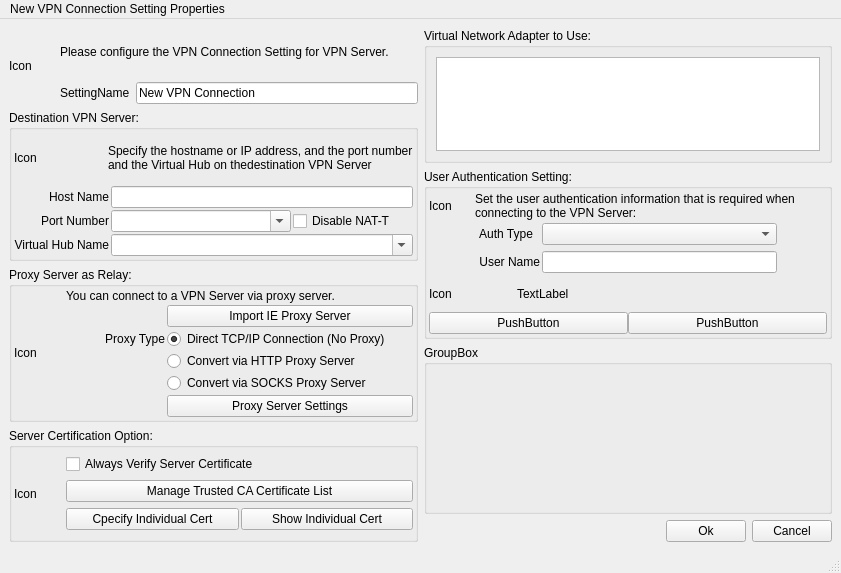
<?xml version="1.0" encoding="UTF-8"?>
<ui version="4.0">
 <class>newVpnConSettingWindow</class>
 <widget class="QMainWindow" name="newVpnConSettingWindow">
  <property name="geometry">
   <rect>
    <x>0</x>
    <y>0</y>
    <width>841</width>
    <height>573</height>
   </rect>
  </property>
  <property name="windowTitle">
   <string>MainWindow</string>
  </property>
  <widget class="QWidget" name="centralwidget">
   <layout class="QHBoxLayout" name="horizontalLayout_2" stretch="1,1">
    <item>
     <layout class="QVBoxLayout" name="verticalLayout_1" stretch="2,4,4,3">
      <item>
       <layout class="QHBoxLayout" name="horizontalLayout" stretch="1,8">
        <item>
         <widget class="QLabel" name="labelIcon_1">
          <property name="text">
           <string>Icon</string>
          </property>
         </widget>
        </item>
        <item>
         <layout class="QVBoxLayout" name="verticalLayout" stretch="1,1">
          <item>
           <widget class="QLabel" name="labelTitle_1">
            <property name="text">
             <string>Please configure the VPN Connection Setting for VPN Server.</string>
            </property>
           </widget>
          </item>
          <item>
           <layout class="QGridLayout" name="gridLayout">
            <item row="0" column="1">
             <widget class="QLineEdit" name="lineEditSettingName">
              <property name="text">
               <string>New VPN Connection</string>
              </property>
             </widget>
            </item>
            <item row="0" column="0">
             <widget class="QLabel" name="labelSettingName">
              <property name="text">
               <string>SettingName</string>
              </property>
             </widget>
            </item>
           </layout>
          </item>
         </layout>
        </item>
       </layout>
      </item>
      <item>
       <widget class="QGroupBox" name="groupBoxDestVpnServer">
        <property name="title">
         <string>Destination VPN Server:</string>
        </property>
        <layout class="QVBoxLayout" name="verticalLayout_3" stretch="2,3">
         <property name="spacing">
          <number>2</number>
         </property>
         <property name="leftMargin">
          <number>2</number>
         </property>
         <property name="topMargin">
          <number>2</number>
         </property>
         <property name="rightMargin">
          <number>2</number>
         </property>
         <property name="bottomMargin">
          <number>2</number>
         </property>
         <item>
          <layout class="QHBoxLayout" name="horizontalLayout_3" stretch="1,0">
           <property name="spacing">
            <number>0</number>
           </property>
           <item>
            <widget class="QLabel" name="labelIcon_2">
             <property name="text">
              <string>Icon</string>
             </property>
            </widget>
           </item>
           <item>
            <widget class="QLabel" name="labelTitle_2">
             <property name="text">
              <string>Specify the hostname or IP address, and the port number
and the Virtual Hub on thedestination VPN Server</string>
             </property>
             <property name="textFormat">
              <enum>Qt::AutoText</enum>
             </property>
            </widget>
           </item>
          </layout>
         </item>
         <item>
          <layout class="QGridLayout" name="gridLayout_2">
           <item row="2" column="0">
            <widget class="QLabel" name="labelHubName">
             <property name="text">
              <string>Virtual Hub Name</string>
             </property>
             <property name="alignment">
              <set>Qt::AlignRight|Qt::AlignTrailing|Qt::AlignVCenter</set>
             </property>
            </widget>
           </item>
           <item row="0" column="0">
            <widget class="QLabel" name="labelHostName">
             <property name="text">
              <string>Host Name</string>
             </property>
             <property name="alignment">
              <set>Qt::AlignRight|Qt::AlignTrailing|Qt::AlignVCenter</set>
             </property>
            </widget>
           </item>
           <item row="1" column="0">
            <widget class="QLabel" name="labelPortNumber">
             <property name="text">
              <string>Port Number</string>
             </property>
             <property name="alignment">
              <set>Qt::AlignRight|Qt::AlignTrailing|Qt::AlignVCenter</set>
             </property>
            </widget>
           </item>
           <item row="0" column="1">
            <widget class="QLineEdit" name="lineEditHostName"/>
           </item>
           <item row="2" column="1">
            <widget class="QComboBox" name="comboBoxHubName">
             <property name="editable">
              <bool>true</bool>
             </property>
            </widget>
           </item>
           <item row="1" column="1">
            <layout class="QHBoxLayout" name="horizontalLayout_4" stretch="3,2">
             <item>
              <widget class="QComboBox" name="comboBoxPort">
               <property name="editable">
                <bool>true</bool>
               </property>
              </widget>
             </item>
             <item>
              <widget class="QCheckBox" name="checkBoxDisNATT">
               <property name="text">
                <string>Disable NAT-T</string>
               </property>
              </widget>
             </item>
            </layout>
           </item>
          </layout>
         </item>
        </layout>
       </widget>
      </item>
      <item>
       <widget class="QGroupBox" name="groupBoxProxyServer">
        <property name="title">
         <string>Proxy Server as Relay:</string>
        </property>
        <layout class="QHBoxLayout" name="horizontalLayout_5" stretch="1,7">
         <property name="spacing">
          <number>2</number>
         </property>
         <property name="leftMargin">
          <number>2</number>
         </property>
         <property name="topMargin">
          <number>2</number>
         </property>
         <property name="rightMargin">
          <number>2</number>
         </property>
         <property name="bottomMargin">
          <number>2</number>
         </property>
         <item>
          <widget class="QLabel" name="labelIcon_3">
           <property name="text">
            <string>Icon</string>
           </property>
          </widget>
         </item>
         <item>
          <layout class="QVBoxLayout" name="verticalLayout_4">
           <item>
            <widget class="QLabel" name="labelTitle_3">
             <property name="text">
              <string>You can connect to a VPN Server via proxy server.</string>
             </property>
            </widget>
           </item>
           <item>
            <layout class="QGridLayout" name="gridLayout_3" columnstretch="2,5" columnminimumwidth="0,0">
             <item row="1" column="1">
              <widget class="QRadioButton" name="radioButtonConnectTcpIp">
               <property name="autoFillBackground">
                <bool>false</bool>
               </property>
               <property name="text">
                <string>Direct TCP/IP Connection (No Proxy)</string>
               </property>
               <property name="checked">
                <bool>true</bool>
               </property>
              </widget>
             </item>
             <item row="2" column="1">
              <widget class="QRadioButton" name="radioButtonConnectHttp">
               <property name="text">
                <string>Convert via HTTP Proxy Server</string>
               </property>
              </widget>
             </item>
             <item row="0" column="1">
              <widget class="QPushButton" name="pushButtonImportProxyServer">
               <property name="text">
                <string>Import IE Proxy Server</string>
               </property>
              </widget>
             </item>
             <item row="1" column="0">
              <widget class="QLabel" name="labelProxyType">
               <property name="text">
                <string>Proxy Type</string>
               </property>
               <property name="alignment">
                <set>Qt::AlignRight|Qt::AlignTrailing|Qt::AlignVCenter</set>
               </property>
              </widget>
             </item>
             <item row="3" column="1">
              <widget class="QRadioButton" name="radioButtonConnectSocks">
               <property name="text">
                <string>Convert via SOCKS Proxy Server</string>
               </property>
              </widget>
             </item>
             <item row="4" column="1">
              <widget class="QPushButton" name="pushButtonProxyServerSetting">
               <property name="text">
                <string>Proxy Server Settings</string>
               </property>
              </widget>
             </item>
            </layout>
           </item>
          </layout>
         </item>
        </layout>
       </widget>
      </item>
      <item>
       <widget class="QGroupBox" name="groupBoxServerCertOptions">
        <property name="title">
         <string>Server Certification Option:</string>
        </property>
        <layout class="QHBoxLayout" name="horizontalLayout_6" stretch="1,7">
         <property name="spacing">
          <number>2</number>
         </property>
         <property name="leftMargin">
          <number>2</number>
         </property>
         <property name="topMargin">
          <number>2</number>
         </property>
         <property name="rightMargin">
          <number>2</number>
         </property>
         <property name="bottomMargin">
          <number>2</number>
         </property>
         <item>
          <widget class="QLabel" name="labelIcon_4">
           <property name="text">
            <string>Icon</string>
           </property>
          </widget>
         </item>
         <item>
          <layout class="QVBoxLayout" name="verticalLayout_5">
           <item>
            <widget class="QCheckBox" name="checkBoxAlwaylVerifyServCert">
             <property name="text">
              <string>Always Verify Server Certificate</string>
             </property>
            </widget>
           </item>
           <item>
            <widget class="QPushButton" name="pushButtonManageCert">
             <property name="text">
              <string>Manage Trusted CA Certificate List</string>
             </property>
            </widget>
           </item>
           <item>
            <layout class="QHBoxLayout" name="horizontalLayout_7">
             <item>
              <widget class="QPushButton" name="pushButtonIndividualCert">
               <property name="text">
                <string>Cpecify Individual Cert</string>
               </property>
              </widget>
             </item>
             <item>
              <widget class="QPushButton" name="pushButtonShowIndividualCert">
               <property name="text">
                <string>Show Individual Cert</string>
               </property>
              </widget>
             </item>
            </layout>
           </item>
          </layout>
         </item>
        </layout>
       </widget>
      </item>
     </layout>
    </item>
    <item>
     <layout class="QVBoxLayout" name="verticalLayout_2" stretch="4,5,5,1">
      <item>
       <widget class="QGroupBox" name="groupBoxNic">
        <property name="title">
         <string>Virtual Network Adapter to Use:</string>
        </property>
        <layout class="QVBoxLayout" name="verticalLayout_6">
         <item>
          <widget class="QListWidget" name="listWidgetNic"/>
         </item>
        </layout>
       </widget>
      </item>
      <item>
       <widget class="QGroupBox" name="groupBoxAdvancedSetting">
        <property name="title">
         <string>User Authentication Setting:</string>
        </property>
        <layout class="QVBoxLayout" name="verticalLayout_8" stretch="2,3,4">
         <property name="spacing">
          <number>2</number>
         </property>
         <property name="leftMargin">
          <number>2</number>
         </property>
         <property name="topMargin">
          <number>2</number>
         </property>
         <property name="rightMargin">
          <number>2</number>
         </property>
         <property name="bottomMargin">
          <number>2</number>
         </property>
         <item>
          <layout class="QHBoxLayout" name="horizontalLayout_8" stretch="1,8">
           <item>
            <widget class="QLabel" name="labelIcon5">
             <property name="text">
              <string>Icon</string>
             </property>
            </widget>
           </item>
           <item>
            <widget class="QLabel" name="labelTitle_4">
             <property name="text">
              <string>Set the user authentication information that is required when
connecting to the VPN Server:</string>
             </property>
            </widget>
           </item>
          </layout>
         </item>
         <item>
          <layout class="QFormLayout" name="formLayout">
           <property name="verticalSpacing">
            <number>6</number>
           </property>
           <property name="leftMargin">
            <number>50</number>
           </property>
           <property name="topMargin">
            <number>0</number>
           </property>
           <property name="rightMargin">
            <number>50</number>
           </property>
           <item row="0" column="0">
            <widget class="QLabel" name="labelTypeAuth">
             <property name="text">
              <string>Auth Type</string>
             </property>
             <property name="alignment">
              <set>Qt::AlignRight|Qt::AlignTrailing|Qt::AlignVCenter</set>
             </property>
            </widget>
           </item>
           <item row="1" column="0">
            <widget class="QLabel" name="labelUserName">
             <property name="text">
              <string>User Name</string>
             </property>
             <property name="alignment">
              <set>Qt::AlignRight|Qt::AlignTrailing|Qt::AlignVCenter</set>
             </property>
            </widget>
           </item>
           <item row="0" column="1">
            <widget class="QComboBox" name="comboBoxTypeAuth"/>
           </item>
           <item row="1" column="1">
            <widget class="QLineEdit" name="lineEditUserName"/>
           </item>
          </layout>
         </item>
         <item>
          <layout class="QVBoxLayout" name="verticalLayoutCustom">
           <property name="spacing">
            <number>0</number>
           </property>
           <item>
            <layout class="QHBoxLayout" name="horizontalLayout_9" stretch="2,7">
             <property name="spacing">
              <number>0</number>
             </property>
             <property name="leftMargin">
              <number>0</number>
             </property>
             <item>
              <widget class="QLabel" name="labelIcon">
               <property name="text">
                <string>Icon</string>
               </property>
              </widget>
             </item>
             <item>
              <widget class="QLabel" name="labelTitle_5">
               <property name="text">
                <string>TextLabel</string>
               </property>
              </widget>
             </item>
            </layout>
           </item>
           <item>
            <layout class="QHBoxLayout" name="horizontalLayout_10">
             <property name="spacing">
              <number>0</number>
             </property>
             <item>
              <widget class="QPushButton" name="pushButtonViewCertificate">
               <property name="text">
                <string>PushButton</string>
               </property>
              </widget>
             </item>
             <item>
              <widget class="QPushButton" name="pushButtonSpecifyCertificate">
               <property name="text">
                <string>PushButton</string>
               </property>
              </widget>
             </item>
            </layout>
           </item>
          </layout>
         </item>
        </layout>
       </widget>
      </item>
      <item>
       <widget class="QGroupBox" name="groupBoxAuthenticationSetting">
        <property name="title">
         <string>GroupBox</string>
        </property>
       </widget>
      </item>
      <item>
       <layout class="QHBoxLayout" name="horizontalLayout_11">
        <item>
         <spacer name="horizontalSpacer">
          <property name="orientation">
           <enum>Qt::Horizontal</enum>
          </property>
          <property name="sizeType">
           <enum>QSizePolicy::MinimumExpanding</enum>
          </property>
          <property name="sizeHint" stdset="0">
           <size>
            <width>140</width>
            <height>20</height>
           </size>
          </property>
         </spacer>
        </item>
        <item>
         <widget class="QPushButton" name="pushButtonOk">
          <property name="text">
           <string>Ok</string>
          </property>
         </widget>
        </item>
        <item>
         <widget class="QPushButton" name="pushButtonCancel">
          <property name="text">
           <string>Cancel</string>
          </property>
         </widget>
        </item>
       </layout>
      </item>
     </layout>
    </item>
   </layout>
  </widget>
  <widget class="QMenuBar" name="menubar">
   <property name="geometry">
    <rect>
     <x>0</x>
     <y>0</y>
     <width>841</width>
     <height>20</height>
    </rect>
   </property>
   <widget class="QMenu" name="menuNew_VPN_Connection_Setting_Properties">
    <property name="title">
     <string>New VPN Connection Setting Properties</string>
    </property>
   </widget>
   <addaction name="menuNew_VPN_Connection_Setting_Properties"/>
  </widget>
  <widget class="QStatusBar" name="statusbar"/>
 </widget>
 <resources/>
 <connections/>
</ui>
